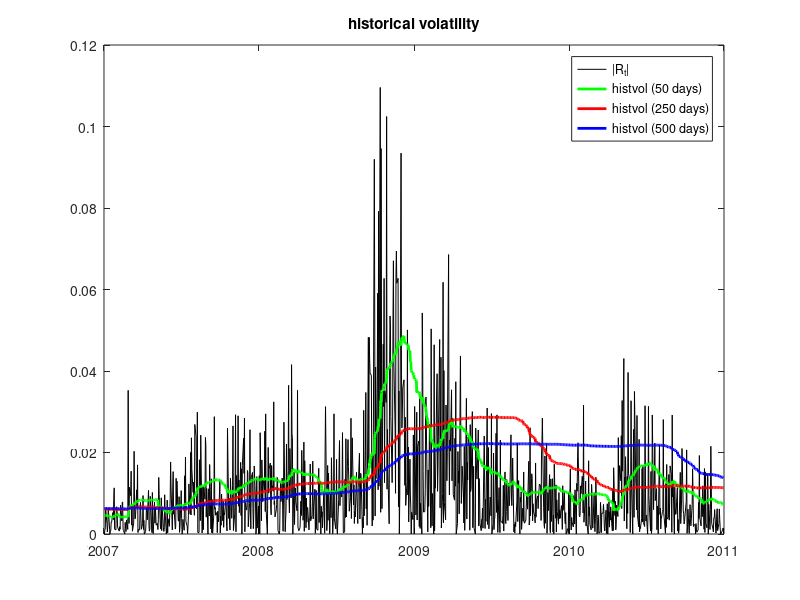
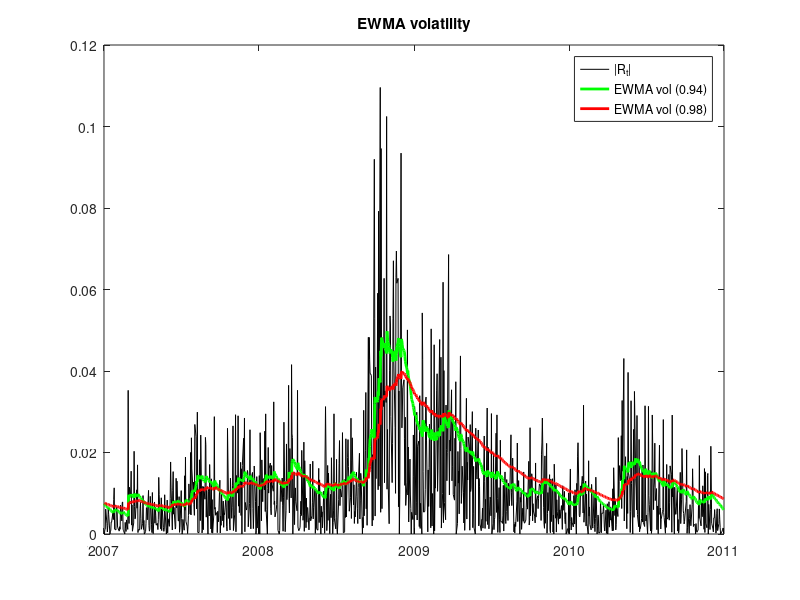

Recreate these plots in MATLAB, in order. (Note: this script raises an error after producing the figures.)
%%%%%%%%%%%%%%%%%%%%%%%%%%%%%%%%%%%%%%%%%%%%%%%%%%%%%%%%%%%%%%%%%%%%%%%%%%%
%  VOLATILITY ESTIMATE FOR SP500 
%%%%%%%%%%%%%%%%%%%%%%%%%%%%%%%%%%%%%%%%%%%%%%%%%%%%%%%%%%%%%%%%%%%%%%%%%%%


load SP500
% note: SP500 series ('SP') starts Jan 03 and ends Dec 10
ret = diff(log(SP));   
dates = dates_indices(2:end);  % discard first date and rename

save temp ret dates    
clear             
load temp    
delete temp.mat   


% historical volatility of SP5000 using windows of 50, 250 and 500 days

t0 = find(dates == datenum(2007,01,01));     % current date
T = length(dates);                           % total length

for t = t0+1:T
    histvol_50(t) = std(ret(t-50:t-1));    % 50 days window
    histvol_250(t) = std(ret(t-250:t-1));  % 250
    histvol_500(t) = std(ret(t-500:t-1));  % 500
    % note: vol(t) is the volatility of R_t estimated at day t-1
end

plot(dates(t0+1:end),abs(ret(t0+1:end)),'k')   % absolute values of returns
            % note: only series from t0+1 on are plotted
hold on
plot(dates(t0+1:end),histvol_50(t0+1:end),'g','linewidth',2)
plot(dates(t0+1:end),histvol_250(t0+1:end),'r','linewidth',2) 
plot(dates(t0+1:end),histvol_500(t0+1:end),'b','linewidth',2)
   % 'linewidth' followed by a width >= 1, thickens the curve
datetick('x','yyyy')
title('historical volatility')
legend('|R_t|','histvol (50 days)','histvol (250 days)','histvol (500 days)') 


% historical volatility using EWMA, with lambda 0:94 and 0:98. 

EWMAvol_94(t0) = std(ret(1:t0-1));  % first values of vol set to the historical one
EWMAvol_98(t0) = EWMAvol_94(t0);

for t = t0+1:T         % cycle for updating the estimates
    EWMAvol_94(t) = sqrt(0.94*EWMAvol_94(t-1)^2 + 0.06*ret(t-1)^2);
                                    % lambda = 0.94 (RiskMetrics)
    EWMAvol_98(t) = sqrt(0.98*EWMAvol_98(t-1)^2 + 0.02*ret(t-1)^2);
                                    % lambda = 0.98
end

figure
plot(dates(t0+1:end),abs(ret(t0+1:end)),'k')  % absolute values of returns
hold on
plot(dates(t0+1:end),EWMAvol_94(t0+1:end),'g','linewidth',2)
plot(dates(t0+1:end),EWMAvol_98(t0+1:end),'r','linewidth',2)
datetick('x','yyyy'), title('EWMA volatility')
legend('|R_t|','EWMA vol (0.94)','EWMA vol (0.98)')


% plot the estimates of the historical volatility (window:250 days) and EWMA volatility 
% (lambda= 0:94) from Jan 07 to Dec 10, together with the corresponding values of the VIX index

load data/VIX      % load VIX data
% note: VIX series starts Jan 90 and ends Sep 14, so 
% 1. it has to be reduced to Jan 07 - Dec 10
% 2. in the range Jan 07 - Dec 10 it must be sinchronized with histvol and
%    EWMAvol (already sinchronized each other as they share the same dates) 

dates_vol = dates(t0+1:end);     % dates for which histvol and EWMAvol are available
histvol_0710 = histvol_250(t0+1:end);  % historical vol 07-10
EWMAvol_0710 = EWMAvol_94(t0+1:end);   % EWMA vol 07-10

Y = year(dates_VIX);
dates_VIX = dates_VIX(Y >= 2007 & Y <= 2010);    % reduces dates to 07-10
VIX = VIX(Y >= 2007 & Y <= 2010);                % same for VIX series

disp([length(dates_vol), length(dates_VIX)])    
              % check: the series hist/EWMA vol and VIX have different
              % length. We need to synchronize (i.e. retain values
              % available on same days)

[dates_common, I, J] = intersect(dates_vol,dates_VIX);
                 % finds the common dates in 'dates_vol' and 'dates_VIX' and
                 % provides vectors of indices I and J such that
                 % dates_vol(I) = dates_common
                 % dates_VIX(J) = dates_common
                 
histvol_0710 = histvol_0710(I);   % only common dates are retained
EWMAvol_0710 = EWMAvol_0710(I);   % I is used also here
VIX = VIX(J);                     % J is used for VIX

figure
plot(dates_common,histvol_0710*100*sqrt(252),'r','linewidth',2)
       % note: for correct comparison with VIX, histvol is annualized (x sqrt(252))
       % and expressed in percentage terms (x100)
hold on
plot(dates_common,EWMAvol_0710*100*sqrt(252),'g','linewidth',2)   
       % same for EWMAvol
plot(dates_common,VIX,'k')
datetick('x','yyyy')
legend('histvol','EWMAvol','VIX')
